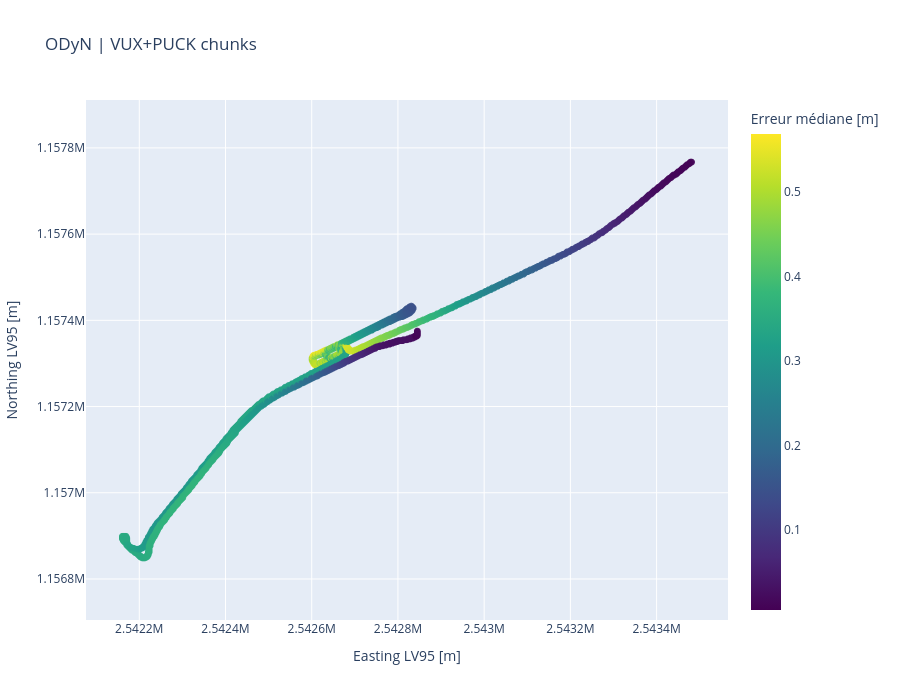

Notebook code for this chart:
### Code cell
import numpy as np
import plotly.graph_objects as go

for label in spatial_traj["label"].unique():
    sub = spatial_traj[spatial_traj["label"] == label].copy()
    sub = sub.dropna(subset=["x", "y", "p50"])

    if len(sub) == 0:
        continue

    cmin = np.nanmin(sub["p50"].values)
    cmax = np.nanmax(sub["p50"].values)

    if not np.isfinite(cmin):
        cmin = 0.0
    if not np.isfinite(cmax) or cmax == cmin:
        cmax = cmin + 1.0

    fig = go.Figure()

    fig.add_trace(go.Scattergl(
        x=sub["x"],
        y=sub["y"],
        mode="markers",
        marker=dict(
            size=7,
            color=sub["p50"],
            colorscale="Viridis",
            cmin=cmin,
            cmax=cmax,
            colorbar=dict(title="Erreur médiane [m]"),
            opacity=0.85,
        ),
        text=[
            f"x = {x:.2f}<br>"
            f"y = {y:.2f}<br>"
            f"p50 = {p50:.3f} m<br>"
            f"p90 = {p90:.3f} m<br>"
            f"mean = {mean:.3f} m<br>"
            f"n = {n}"
            for x, y, p50, p90, mean, n in zip(
                sub["x"],
                sub["y"],
                sub["p50"],
                sub["p90"],
                sub["mean"],
                sub["n"],
            )
        ],
        hoverinfo="text",
    ))

    fig.update_layout(
        title=label,
        xaxis_title="Easting LV95 [m]",
        yaxis_title="Northing LV95 [m]",
        width=900,
        height=700,
    )

    fig.update_yaxes(
        scaleanchor="x",
        scaleratio=1
    )

    fig.show()

### Figure 1 — Plotly figure (JSON) as saved in the notebook; plotly's stock layout.template omitted (floating-point values rounded to 4 significant figures; data arrays with more than 128 entries replaced by an {"elided": "..."} marker saying what was removed)
{"data": [{"hoverinfo": "text", "marker": {"cmax": 0.5686, "cmin": 0.005242, "color": {"elided": "1401 float values"}, "colorbar": {"title": {"text": "Erreur médiane [m]"}}, "colorscale": [[0, "#440154"], [0.1111, "#482878"], [0.2222, "#3e4989"], [0.3333, "#31688e"], [0.4444, "#26828e"], [0.5556, "#1f9e89"], [0.6667, "#35b779"], [0.7778, "#6ece58"], [0.8889, "#b5de2b"], [1, "#fde725"]], "opacity": 0.85, "size": 7}, "mode": "markers", "text": {"elided": "1401 str values"}, "type": "scattergl", "x": {"elided": "1401 float values"}, "y": {"elided": "1401 float values"}}], "layout": {"height": 700, "title": {"text": "ODyN | VUX+PUCK chunks"}, "width": 900, "xaxis": {"title": {"text": "Easting LV95 [m]"}}, "yaxis": {"scaleanchor": "x", "scaleratio": 1, "title": {"text": "Northing LV95 [m]"}}}}
